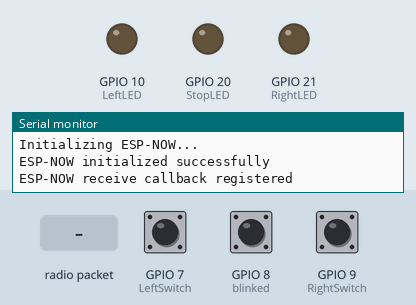
The sketch below on a simulated ESP32-C3. Shown: output pins drawn as LEDs (lit = HIGH), the last lines printed to the serial monitor. The inputs (shaded band) are chosen by the test bench; at power-on: GPIO 7 (LeftSwitch) HIGH, GPIO 8 (blinked) HIGH, GPIO 9 (RightSwitch) HIGH. Random numbers use the default seed unless the sketch sets one.

Above: at 4.2 s.
4.3 s: GPIO 7 (LeftSwitch) pulled LOW for 0.15 s
At 4.38 s:
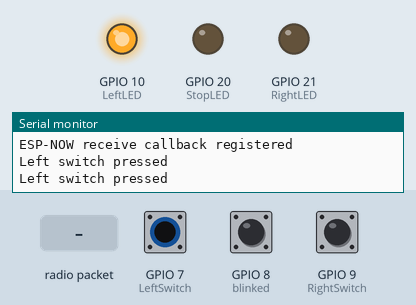
5.9 s: GPIO 8 (blinked) pulled LOW for 0.15 s
At 5.98 s:
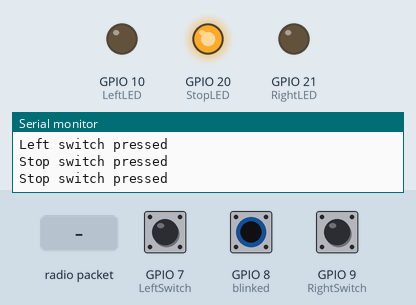
7.5 s: GPIO 9 (RightSwitch) pulled LOW for 0.15 s
At 7.58 s:
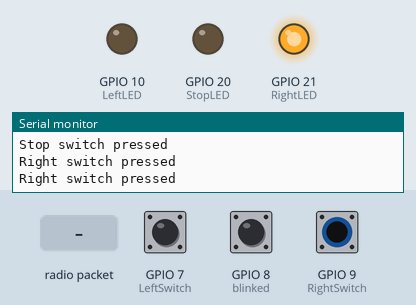
9.1 s: radio packet "SENTH SAFEMAX" arrives
At 9.8 s:
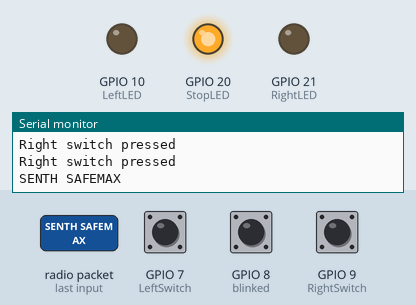
Timing chart, 0 to 15.6 s (numbered marks = the images above; inputs shaded):
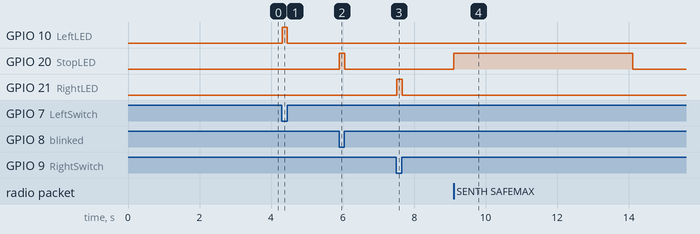

The sketch:

ESP32C3.ino
```cpp
#include <esp_now.h>
#include <WiFi.h>
#include <Arduino.h>

bool newData = false;

char receivedMessage[250]; // Buffer to hold received string

// Define LED pins
const int blinked = 8;
const int LeftLED = 10;
const int StopLED = 20;
const int RightLED = 21;
const int RandomLEDs[] = {10, 20, 21};

// Define input switches
const int LeftSwitch = 7;
const int StopSwitch = 8;
const int RightSwitch = 9;

void turnOnRandomLED() {
    int numLEDs = sizeof(RandomLEDs) / sizeof(RandomLEDs[0]);

    // Turn off all LEDs
    for (int i = 0; i < numLEDs; i++) {
        digitalWrite(RandomLEDs[i], LOW);
    }

    // Choose a random LED to turn on
    int randomIndex = random(0, numLEDs);
    digitalWrite(RandomLEDs[randomIndex], HIGH);
    digitalWrite(blinked, HIGH);

    // Keep the chosen LED on for 3 seconds
    delay(5000);
    digitalWrite(RandomLEDs[randomIndex], LOW);
    digitalWrite(blinked, LOW);
    delay(5000);
}

// Callback when data is received via ESP-NOW
void OnDataRecv(const esp_now_recv_info *recv_info, const uint8_t *incomingData, int len) {
    if (len < sizeof(receivedMessage)) {
        memcpy(receivedMessage, incomingData, len);
        receivedMessage[len] = '\0';
        newData = true;
    } else {
        Serial.println("Received data is too large for the buffer");
    }
}

void setup() {
    Serial.begin(115200);
    delay(1000);
    Serial.println("Starting setup...");

    // Initialize LED pins
    pinMode(LeftLED, OUTPUT);
    pinMode(StopLED, OUTPUT);
    pinMode(RightLED, OUTPUT);
    pinMode(blinked, OUTPUT);

    digitalWrite(blinked, LOW);

    // Initialize input switch pins
    pinMode(LeftSwitch, INPUT_PULLUP);
    pinMode(StopSwitch, INPUT_PULLUP);
    pinMode(RightSwitch, INPUT_PULLUP);

    // Set up WiFi and ESP-NOW
    WiFi.mode(WIFI_MODE_STA);
    Serial.println("WiFi mode set to STA");

    Serial.println("Initializing ESP-NOW...");
    esp_err_t result = esp_now_init();
    if (result != ESP_OK) {
        Serial.print("Error initializing ESP-NOW: ");
        Serial.println(result);
        return;
    }
    Serial.println("ESP-NOW initialized successfully");

    // Register ESP-NOW receive callback
    esp_now_register_recv_cb(OnDataRecv);
    Serial.println("ESP-NOW receive callback registered");

    delay(2000); // Allow some time for the system to stabilize
}

void loop() {
    // Process received data
    if (newData) {
        Serial.println(receivedMessage);
        if (strcmp(receivedMessage, "SENTH SAFEMAX") == 0) {
            turnOnRandomLED();
        }
        newData = false;
    }

    // Check switch states and turn on corresponding LEDs
    if (digitalRead(LeftSwitch) == LOW) {
        Serial.println("Left switch pressed");
        digitalWrite(LeftLED, HIGH);
    } else {
        digitalWrite(LeftLED, LOW);
    }

    if (digitalRead(StopSwitch) == LOW) {
        Serial.println("Stop switch pressed");
        digitalWrite(StopLED, HIGH);
    } else {
        digitalWrite(StopLED, LOW);
    }

    if (digitalRead(RightSwitch) == LOW) {
        Serial.println("Right switch pressed");
        digitalWrite(RightLED, HIGH);
    } else {
        digitalWrite(RightLED, LOW);
    }

    delay(50);  // Small delay to reduce Serial Monitor flooding
}
```

Measured:
- after the input at 4.3 s, GPIO 10 (LeftLED): LOW → HIGH at once, → LOW 0.15 s later
- after the input at 5.9 s, GPIO 20 (StopLED): LOW → HIGH at once, → LOW 0.15 s later
- after the input at 7.5 s, GPIO 21 (RightLED): LOW → HIGH at once, → LOW 0.15 s later
- after the input at 9.1 s, GPIO 20 (StopLED): LOW → HIGH at once, → LOW 5.0 s later
